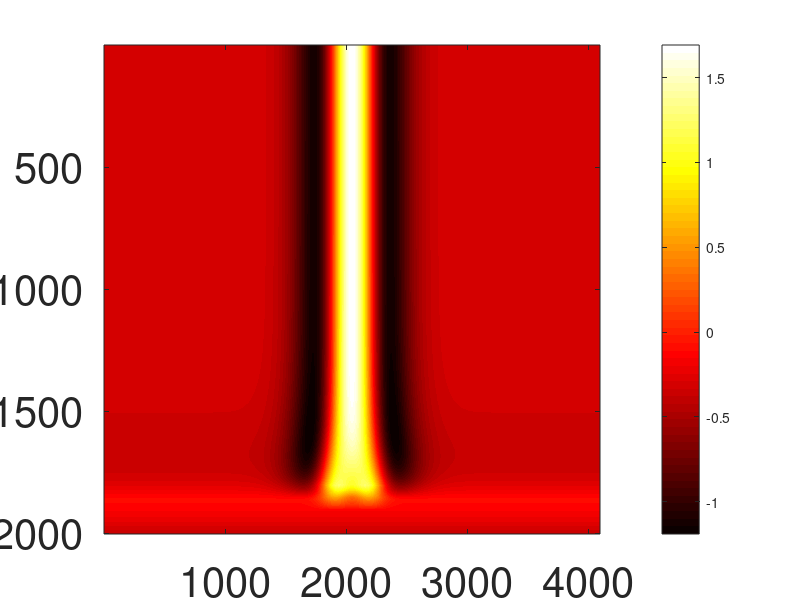

The MATLAB script that drew this image: (Note: this script raises an error after producing the figure.)
% This code uses a forward Euler method to simulate a neural field model
% with input.
%
% Two transient Gaussian inputs are applied at time t=1 at positions 
% x_{1,2} = +/- 1.5. The resultings bumps merge into one bump, i.e.
% we observe bump attraction.
%
% See Fig. 14 in 'A dynamic neural field model of continuous input integration'
%  by W. Wojtak et al. (2021).
%
% (c) Weronika Wojtak, Feb 2023

%% cleaning
clear; clc;

%% spatial discretization
L = 7*pi; N = 2^12; dx = 2*L/N; xDim = (-L+(0:N-1)*dx);

%% temporal discretization
T = 20; dt = 0.01; tDim = 0:dt:T; M = numel(tDim);

%% utils
sigmoid = @(x,beta,theta) 1 ./ (1 + exp(-beta*(x-theta)));
gauss = @(x,mu,sigma) exp(-0.5 * (x-mu).^2 / sigma^2);
w_mex = @(x,A_ex,s_ex,A_in,s_in,g_i) A_ex * exp(-0.5 * (x).^2 / s_ex^2) - A_in * exp(-0.5 * (x).^2 / s_in^2) - g_i;

%% parameters
p(1) = 2;      % A_ex
p(2) = 1.25;   % s_ex
p(3) = 1;      % A_inh
p(4) = 2.5;    % s_inh
p(5) = 0.1;    % g_i

theta = 0.4;   % theta
beta = 1000;   % sigmoid steepness
tau = 1;       % time constant

%% initial data
u_field = -theta * ones(1, N);
history_u = zeros(M, N);

%% connectivity function
w = w_mex(xDim,p(1),p(2),p(3),p(4),p(5)); w_hat = fft(w);

%% inputs
crit_dist = 1.5;  % distance of the input centers from x=0
A_I = 1.5; sigma_I = 1.0;
Input = zeros(M, N);
I_S1 = A_I * gauss(xDim, crit_dist, sigma_I);
I_S2 = A_I * gauss(xDim, -crit_dist, sigma_I);
Input(1/dt:2/dt, :) = repmat((I_S1 + I_S2),1+(1/dt),1);

%% main loop
for i = 1:M
    f = sigmoid(u_field, beta, theta); f_hat = fft(f);
    convolution = dx * ifftshift(real(ifft(f_hat .* w_hat)));
    u_field = u_field + dt/tau * (-u_field + convolution + Input(i, :));
    history_u(i,:) = u_field;
end

%% PLOT RESULTS
% heat map
figure
imagesc(flipud(history_u)), colormap hot, colorbar
xlabel('x'); ylabel('t','Rotation',0);
ax = gca; set(gca,  'FontSize', 30);
ax.XTick = [186 N/2 3912];
ax.XTickLabel = ({-20,0,20});
ax.YTick = [1 M];
ax.YTickLabel = ({T, 0});

% input and final state of u-field
figure
plot(xDim,I_S1+I_S2,'Color',[1 1 1].*0.7,'linewidth',4), hold on
plot(xDim,u_field,'k','linewidth',3), hold on
plot(xDim,theta*ones(1,N),':k','linewidth',2), 
xlabel('x'); ylabel('u(x), I(x)');
set(gca,  'XLim', [-20 20])
ax = gca; set(gca,  'FontSize', 30)
 




